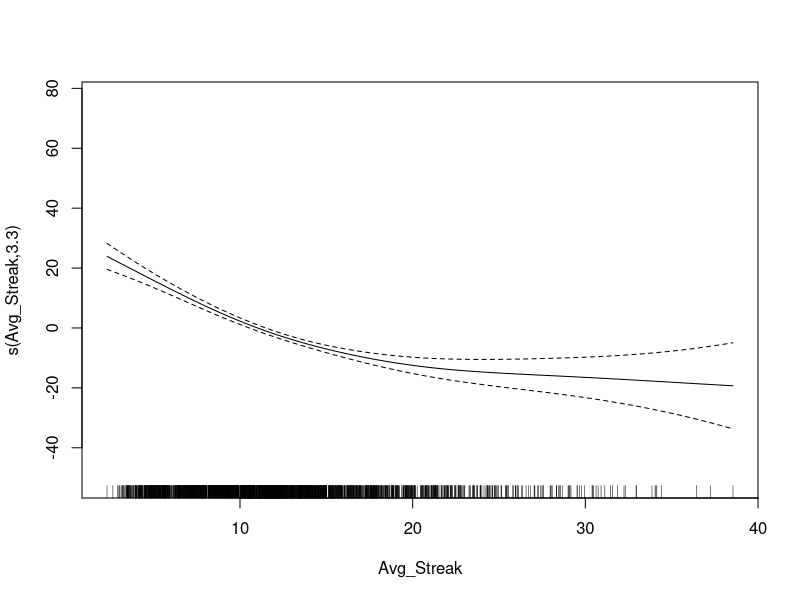
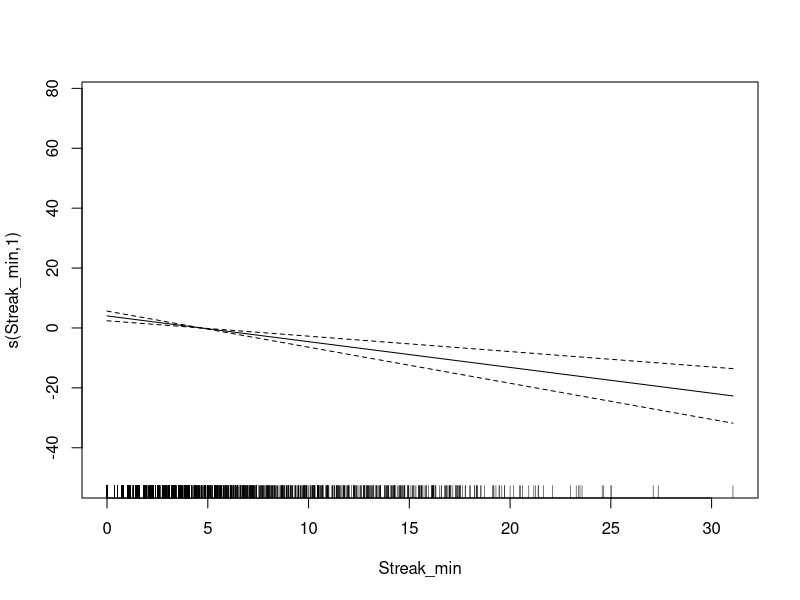
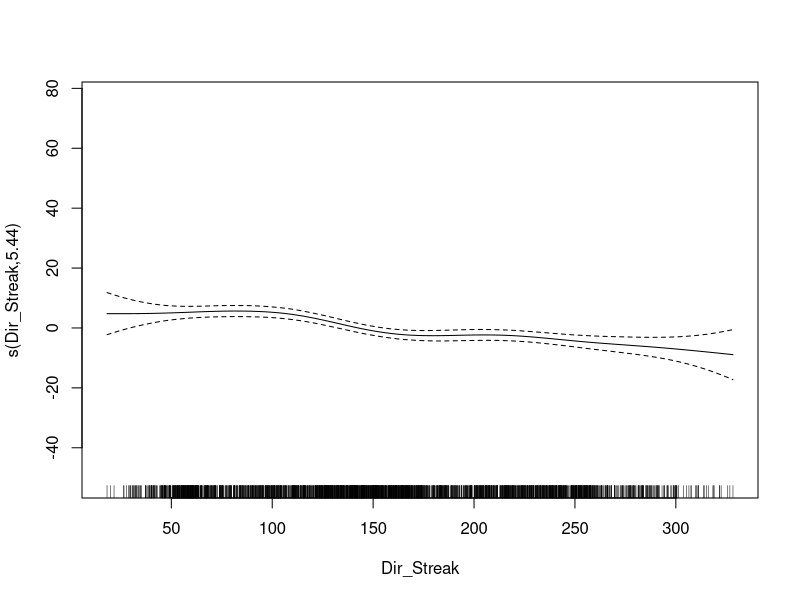
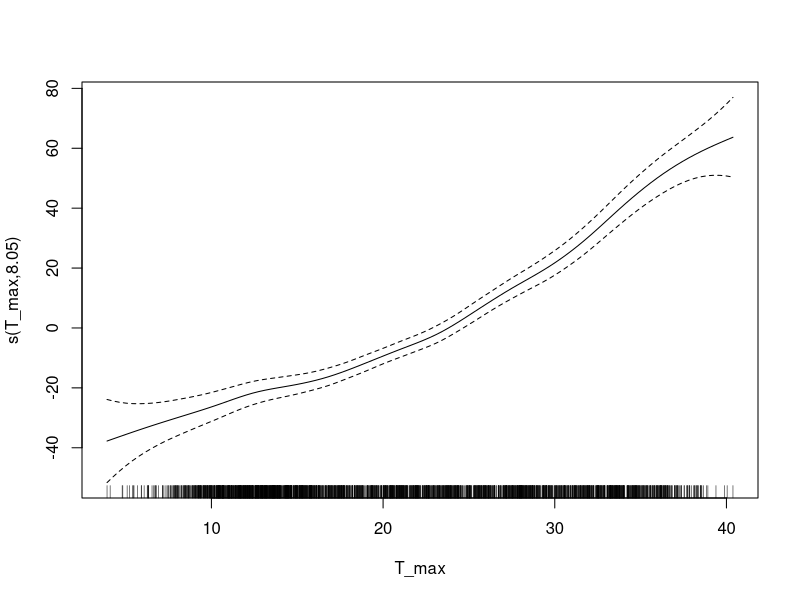
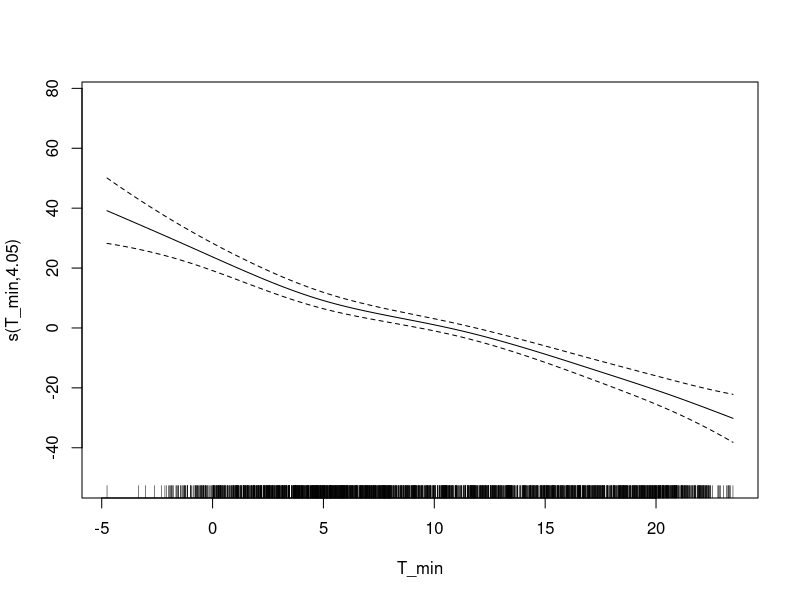
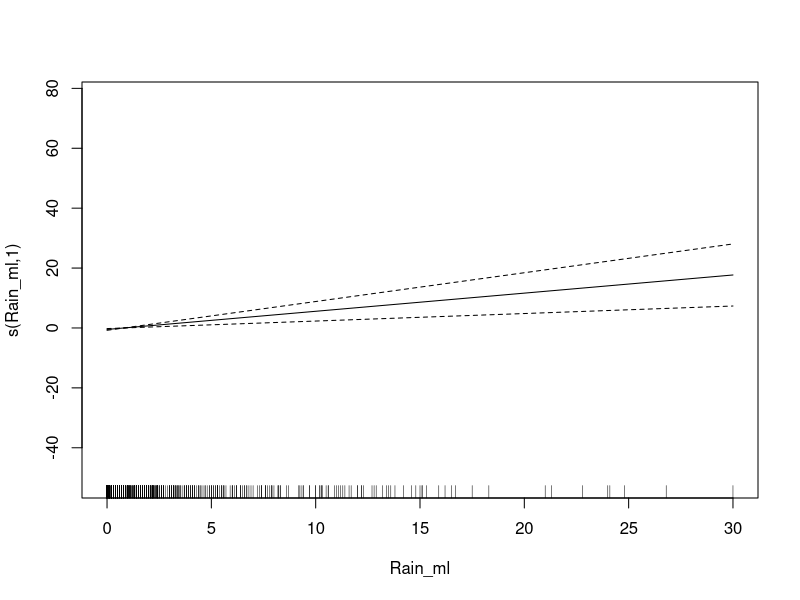
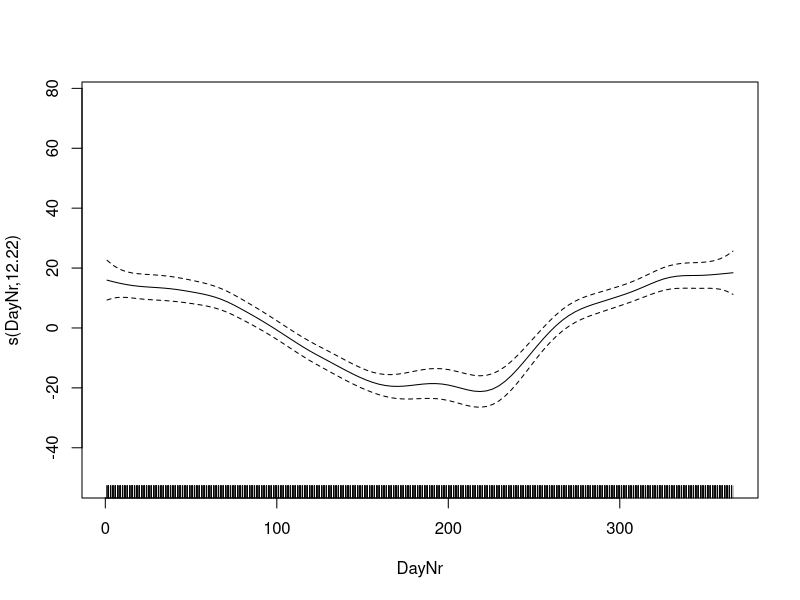
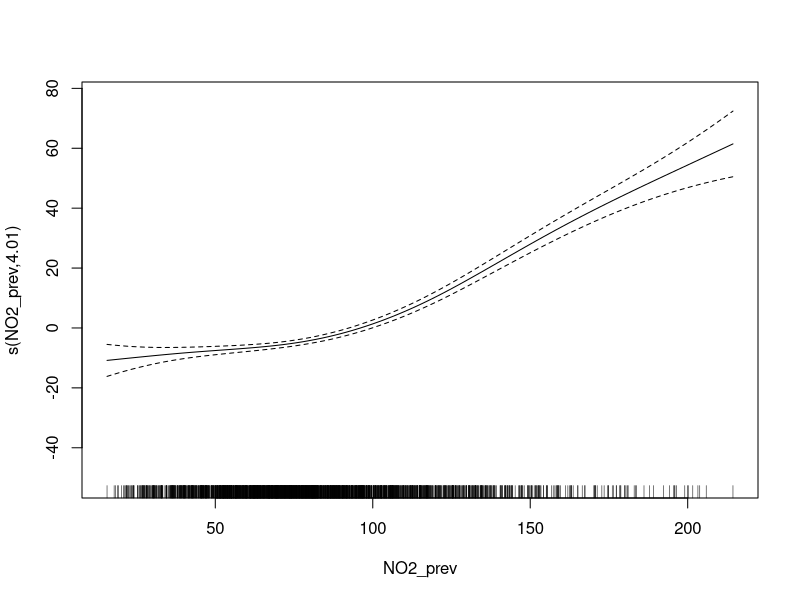

Here is the R script that generated these plots, in order:
#Clean environment
rm(list=ls())


library(tidyverse)
library(XML)
require(XML)
library(writexl)
library("readxl")
library(dplyr)
library(lubridate)

library(mgcv)

Total <- read_excel("NN_2.xlsx")



# #MODEL to predict NO2


#extra variables

#day number from start to end
Total$b = 1:nrow(Total)

#total number of vehicles scaled
Total$tvk <- Total$Vehicles_Km_Total/max(Total$Vehicles_Km_Total)


## DELAY information with one day

#Average_Max_NO2 concentration previous day

#NO2
Total$NO2_prev <- lag(Total$Avg_Max_NO2, n=1L)

#Rain ml
Total$Rain_ml_prev <- lag(Total$Rain_ml, n=1L)

#Rain y/n
Total$Rain_prev <- lag(Total$Rain, n=1L)

#Streak min
Total$Streak_min_prev <- lag(Total$Streak_min, n=1L)

#Streak max
Total$Streak_max_prev <- lag(Total$Streak_max, n=1L)

#Streak avg
Total$Avg_Streak_prev <- lag(Total$Avg_Streak, n=1L)

#Streak dir
Total$Dir_Streak_prev <- lag(Total$Dir_Streak, n=1L)

#T max
Total$T_max_prev <- lag(Total$T_max, n=1L)

#T min
Total$T_min_prev <- lag(Total$T_min, n=1L)

#T avg
Total$Avg_T_prev <- lag(Total$Avg_T, n=1L)




 # mod1 = gam(Avg_Max_NO2 ~ s(Avg_Streak, k = 20, bs = "ps") + s(DayNr, k = 40, bs = "ps") + s(b, k = 20, bs = "ps") + s(T_max, k = 20, bs = "ps") + 
 #             factor(Rain) + factor(Daytype) + factor(Holiday) + tvk + s(NO2_prev, k = 20, bs = "ps"), data=Total)
 # summary(mod1)
# plot(mod1)


#Everything with normal data, 69,8%
mod1 = gam(Avg_Max_NO2 ~ s(Avg_Streak, k = 20, bs = "ps") +
             # s(Streak_max, k = 20, bs = "ps") + #NOT SIGN
             s(Streak_min, k = 20, bs = "ps") +
             s(Dir_Streak, k = 20, bs = "ps") +
             s(T_max, k = 20, bs = "ps") +
             s(T_min, k = 20, bs = "ps") +
             # s(Avg_T, k = 20, bs = "ps") + #NOT SIGN
             s(Rain_ml, k = 20, bs = "ps") +
             # factor(Rain) + #NOT SIGN
             # Days_last_rain + #NOT SIGN
             # Season + #NOT SIGN
             factor(Daytype) + factor(Holiday) +
             s(DayNr, k = 40, bs = "ps") +
             # s(b, k = 20, bs = "ps") + #NOT SIGN
             s(NO2_prev, k = 20, bs = "ps")
             # tvk #NOT SIGN
            , data=Total)

summary(mod1)
plot(mod1)


#Everything with data of previous day, 55,4%
mod2 = gam(Avg_Max_NO2 ~ s(Avg_Streak_prev, k = 20, bs = "ps") +
             s(Streak_max_prev, k = 20, bs = "ps") + 
             # s(Streak_min_prev, k = 20, bs = "ps") +#NOT SIGN
             s(Dir_Streak_prev, k = 20, bs = "ps") +
             s(T_max_prev, k = 20, bs = "ps") +
             # s(T_min_prev, k = 20, bs = "ps") +#NOT SIGN
             s(Avg_T_prev, k = 20, bs = "ps") +
             # s(Rain_ml_prev, k = 20, bs = "ps") +#NOT SIGN
             # factor(Rain_prev) + #NOT SIGN
             Days_last_rain + 
             # Season + #NOT SIGN
             factor(Daytype) + factor(Holiday) +
             s(DayNr, k = 40, bs = "ps") +
             s(b, k = 20, bs = "ps") +
             s(NO2_prev, k = 20, bs = "ps")
            # tvk #NOT SIGN
           , data=Total)

summary(mod2)
plot(mod2)



#Both models together 71,2%
mod3 = gam(Avg_Max_NO2 ~ s(Avg_Streak, k = 20, bs = "ps") +
              s(Streak_max, k = 20, bs = "ps") + 
              s(Streak_min, k = 20, bs = "ps") +
              s(Dir_Streak, k = 20, bs = "ps") +
              s(T_max, k = 20, bs = "ps") +
              s(T_min, k = 20, bs = "ps") +
              s(Avg_T, k = 20, bs = "ps") + 
              s(Rain_ml, k = 20, bs = "ps") +
              factor(Rain) + 
              Days_last_rain + 
              # Season + #NOT SIGN
              factor(Daytype) + factor(Holiday) +
              s(DayNr, k = 40, bs = "ps") +
              # s(b, k = 20, bs = "ps") + #NOT SIGN
              s(NO2_prev, k = 20, bs = "ps") +
              # tvk + #NOT SIGN  
             
              # s(Avg_Streak_prev, k = 20, bs = "ps") + #NOT SIGN
              # s(Streak_max_prev, k = 20, bs = "ps") + #NOT SIGN
              s(Streak_min_prev, k = 20, bs = "ps") + 
              # s(Dir_Streak_prev, k = 20, bs = "ps") + #NOT SIGN
              s(T_max_prev, k = 20, bs = "ps") + 
              # s(T_min_prev, k = 20, bs = "ps") + #NOT SIGN
              s(Avg_T_prev, k = 20, bs = "ps") 
              # s(Rain_ml_prev, k = 20, bs = "ps") + #NOT SIGN
              # factor(Rain_prev) #NOT SIGN
              ,data=Total)
             

summary(mod3)
plot(mod3)
